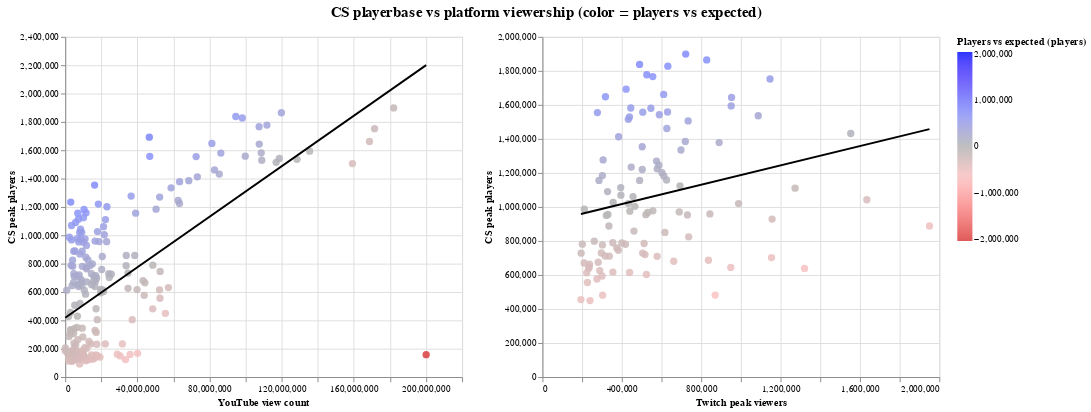

Here is the notebook cell this chart was saved with:
### Code cell
# --- rename only (assumes your inputs are already cleaned)
yt = merged_cs_youtube[['month','peak','viewCount']].rename(columns={'peak':'cs','viewCount':'youtube'}).copy()
tw = merged_cs_twitch[['month','peak','peak viewers']].rename(columns={'peak':'cs','peak viewers':'twitch'}).copy()

# ensure datetime (for tooltip only)
yt['month'] = pd.to_datetime(yt['month'], errors='coerce')
tw['month'] = pd.to_datetime(tw['month'], errors='coerce')

def make_scatter_players_legend(df, xcol, xtitle):
    df = df.copy()
    df[xcol] = pd.to_numeric(df[xcol], errors='coerce')
    df['cs']  = pd.to_numeric(df['cs'],  errors='coerce')
    df = df.dropna(subset=[xcol, 'cs'])

    x = df[xcol].to_numpy(float); y = df['cs'].to_numpy(float)
    m, b = np.polyfit(x, y, 1)
    df['pred_cs']  = m*df[xcol] + b
    df['resid_cs'] = df['cs'] - df['pred_cs']

    # symmetric color domain around 0
    M = float(max(abs(df['resid_cs'].min()), abs(df['resid_cs'].max())))

    pts = alt.Chart(df).mark_circle(size=60, opacity=0.85).encode(
        x=alt.X(f'{xcol}:Q', title=xtitle),
        y=alt.Y('cs:Q', title='CS peak players'),
        color=alt.Color('resid_cs:Q',
                        title='Players vs expected (players)',
                        scale=alt.Scale(domain=[-M, -2*M/3, -M/3, 0, M/3, 2*M/3, M],
                                        range=["#D93D3D", "#F88383", "#FCC2C2", "#B4B4B4", "#8B96F8", "#5F4EFA", "#0011FC"]),
                        legend=alt.Legend(format=',d')),
        tooltip=[
            alt.Tooltip('month:T', title='Month', format='%Y %b'),
            alt.Tooltip(f'{xcol}:Q', title=xtitle, format=','),
            alt.Tooltip('cs:Q',      title='CS players', format=','),
            alt.Tooltip('pred_cs:Q', title='Predicted players', format=',.0f'),
            alt.Tooltip('resid_cs:Q',title='Residual (players)', format=',.0f'),
        ]
    ).properties(width=420, height=360)

    line = alt.Chart(pd.DataFrame({
        'x':[df[xcol].min(), df[xcol].max()],
        'y':[m*df[xcol].min()+b, m*df[xcol].max()+b]
    })).mark_line(color="#000000").encode(x='x:Q', y='y:Q')

    return pts + line


left  = make_scatter_players_legend(yt, 'youtube', 'YouTube view count')
right = make_scatter_players_legend(tw, 'twitch',  'Twitch peak viewers')


combo = (left | right).configure_title(anchor='middle').properties(
    title=alt.TitleParams(
        text='CS playerbase vs platform viewership (color = players vs expected)',
        anchor='middle',   # center it
        offset=12,         # spacing from the plots
        fontSize=16
    )
)

combo

### Figure 1 — Vega-Lite specification as saved in the notebook (floating-point values rounded to 4 significant figures; data arrays with more than 128 entries replaced by an {"elided": "..."} marker saying what was removed)
{"$schema": "https://vega.github.io/schema/vega-lite/v5.20.1.json", "config": {"title": {"anchor": "middle"}, "view": {"continuousHeight": 300, "continuousWidth": 300}}, "datasets": {"data-53ca6988f35aa42ae41f624065fdb9f0": [{"x": 194122, "y": 958800.0}, {"x": 1950442, "y": 1457000.0}], "data-5ae5b227b58466ff801b606f8ab4a40e": {"elided": "224 records"}, "data-7f92a3d540f44d42fef6ceb1dcb17c5c": [{"cs": 888099, "month": "2021-10-01T00:00:00", "pred_cs": 1457000.0, "resid_cs": -569300.0, "twitch": 1950442}, {"cs": 1042536, "month": "2022-04-01T00:00:00", "pred_cs": 1368000.0, "resid_cs": -325200.0, "twitch": 1634605}, {"cs": 1431938, "month": "2024-02-01T00:00:00", "pred_cs": 1345000.0, "resid_cs": 87140.0, "twitch": 1553750}, {"cs": 638526, "month": "2017-12-01T00:00:00", "pred_cs": 1279000.0, "resid_cs": -640100.0, "twitch": 1320676}, {"cs": 1110627, "month": "2022-10-01T00:00:00", "pred_cs": 1265000.0, "resid_cs": -154500.0, "twitch": 1273072}, {"cs": 928566, "month": "2022-06-01T00:00:00", "pred_cs": 1232000.0, "resid_cs": -303700.0, "twitch": 1157283}, {"cs": 702226, "month": "2016-12-01T00:00:00", "pred_cs": 1231000.0, "resid_cs": -529100.0, "twitch": 1154232}, {"cs": 1752347, "month": "2025-05-01T00:00:00", "pred_cs": 1229000.0, "resid_cs": 523100.0, "twitch": 1146827}, {"cs": 1536102, "month": "2023-04-01T00:00:00", "pred_cs": 1212000.0, "resid_cs": 323700.0, "twitch": 1087551}, {"cs": 1019800, "month": "2022-01-01T00:00:00", "pred_cs": 1184000.0, "resid_cs": -164500.0, "twitch": 988449}, {"cs": 1643797, "month": "2025-01-01T00:00:00", "pred_cs": 1174000.0, "resid_cs": 469600.0, "twitch": 952930}, {"cs": 1593726, "month": "2024-11-01T00:00:00", "pred_cs": 1174000.0, "resid_cs": 420000.0, "twitch": 951116}, {"cs": 644596, "month": "2017-06-01T00:00:00", "pred_cs": 1173000.0, "resid_cs": -528500.0, "twitch": 949075}, {"cs": 1378327, "month": "2023-02-01T00:00:00", "pred_cs": 1156000.0, "resid_cs": 221800.0, "twitch": 890512}, {"cs": 481746, "month": "2018-08-01T00:00:00", "pred_cs": 1151000.0, "resid_cs": -669100.0, "twitch": 870470}, {"cs": 959235, "month": "2020-02-01T00:00:00", "pred_cs": 1143000.0, "resid_cs": -184000.0, "twitch": 843931}, {"cs": 686703, "month": "2019-02-01T00:00:00", "pred_cs": 1141000.0, "resid_cs": -454500.0, "twitch": 836577}, {"cs": 1864428, "month": "2025-03-01T00:00:00", "pred_cs": 1139000.0, "resid_cs": 725800.0, "twitch": 827726}, {"cs": 824180, "month": "2021-08-01T00:00:00", "pred_cs": 1113000.0, "resid_cs": -288700.0, "twitch": 736929}, {"cs": 1506027, "month": "2025-07-01T00:00:00", "pred_cs": 1112000.0, "resid_cs": 393900.0, "twitch": 734295}, {"cs": 953085, "month": "2021-06-01T00:00:00", "pred_cs": 1111000.0, "resid_cs": -158000.0, "twitch": 730453}, {"cs": 1898525, "month": "2025-04-01T00:00:00", "pred_cs": 1109000.0, "resid_cs": 789900.0, "twitch": 722031}, {"cs": 1385446, "month": "2024-07-01T00:00:00", "pred_cs": 1108000.0, "resid_cs": 277400.0, "twitch": 719996}, {"cs": 1334752, "month": "2024-01-01T00:00:00", "pred_cs": 1102000.0, "resid_cs": 232900.0, "twitch": 698049}, {"cs": 1124191, "month": "2022-09-01T00:00:00", "pred_cs": 1100000.0, "resid_cs": 23700.0, "twitch": 693262}, {"cs": 970788, "month": "2021-09-01T00:00:00", "pred_cs": 1099000.0, "resid_cs": -128600.0, "twitch": 689355}, {"cs": 680892, "month": "2019-08-01T00:00:00", "pred_cs": 1092000.0, "resid_cs": -410600.0, "twitch": 661722}, {"cs": 1827625, "month": "2025-02-01T00:00:00", "pred_cs": 1083000.0, "resid_cs": 744500.0, "twitch": 631990}, {"cs": 1558198, "month": "2024-06-01T00:00:00", "pred_cs": 1083000.0, "resid_cs": 475500.0, "twitch": 630445}, {"cs": 1461132, "month": "2024-08-01T00:00:00", "pred_cs": 1082000.0, "resid_cs": 379500.0, "twitch": 626902}, {"cs": 1158553, "month": "2021-01-01T00:00:00", "pred_cs": 1081000.0, "resid_cs": 77300.0, "twitch": 625487}, {"cs": 850328, "month": "2020-01-01T00:00:00", "pred_cs": 1079000.0, "resid_cs": -228600.0, "twitch": 617143}, {"cs": 1182193, "month": "2021-04-01T00:00:00", "pred_cs": 1077000.0, "resid_cs": 104900.0, "twitch": 611693}, {"cs": 1661558, "month": "2024-05-01T00:00:00", "pred_cs": 1077000.0, "resid_cs": 584400.0, "twitch": 610953}, {"cs": 1201522, "month": "2020-12-01T00:00:00", "pred_cs": 1075000.0, "resid_cs": 126900.0, "twitch": 602155}, {"cs": 1542231, "month": "2023-03-01T00:00:00", "pred_cs": 1071000.0, "resid_cs": 471300.0, "twitch": 589121}, {"cs": 1245840, "month": "2023-07-01T00:00:00", "pred_cs": 1070000.0, "resid_cs": 175600.0, "twitch": 586548}, {"cs": 1224207, "month": "2023-01-01T00:00:00", "pred_cs": 1068000.0, "resid_cs": 156300.0, "twitch": 578423}, {"cs": 709468, "month": "2017-09-01T00:00:00", "pred_cs": 1068000.0, "resid_cs": -358300.0, "twitch": 577878}, {"cs": 1269874, "month": "2020-03-01T00:00:00", "pred_cs": 1067000.0, "resid_cs": 203000.0, "twitch": 574885}, {"cs": 977120, "month": "2020-10-01T00:00:00", "pred_cs": 1062000.0, "resid_cs": -84550.0, "twitch": 556546}, {"cs": 1766572, "month": "2025-06-01T00:00:00", "pred_cs": 1062000.0, "resid_cs": 705000.0, "twitch": 556026}, {"cs": 1580157, "month": "2023-09-01T00:00:00", "pred_cs": 1059000.0, "resid_cs": 521300.0, "twitch": 546449}, {"cs": 967548, "month": "2021-11-01T00:00:00", "pred_cs": 1054000.0, "resid_cs": -86810.0, "twitch": 530769}, {"cs": 1777329, "month": "2024-12-01T00:00:00", "pred_cs": 1053000.0, "resid_cs": 724300.0, "twitch": 525938}, {"cs": 602806, "month": "2019-07-01T00:00:00", "pred_cs": 1052000.0, "resid_cs": -449600.0, "twitch": 523956}, {"cs": 954908, "month": "2022-05-01T00:00:00", "pred_cs": 1052000.0, "resid_cs": -96730.0, "twitch": 521208}, {"cs": 720255, "month": "2019-01-01T00:00:00", "pred_cs": 1050000.0, "resid_cs": -330100.0, "twitch": 516787}, {"cs": 785343, "month": "2017-02-01T00:00:00", "pred_cs": 1049000.0, "resid_cs": -263800.0, "twitch": 512456}, {"cs": 1557039, "month": "2023-08-01T00:00:00", "pred_cs": 1047000.0, "resid_cs": 509800.0, "twitch": 505586}, {"cs": 728848, "month": "2018-02-01T00:00:00", "pred_cs": 1047000.0, "resid_cs": -318200.0, "twitch": 504991}, {"cs": 1220085, "month": "2020-05-01T00:00:00", "pred_cs": 1046000.0, "resid_cs": 173700.0, "twitch": 502764}, {"cs": 1354060, "month": "2020-04-01T00:00:00", "pred_cs": 1046000.0, "resid_cs": 307700.0, "twitch": 502637}, {"cs": 1156160, "month": "2021-02-01T00:00:00", "pred_cs": 1043000.0, "resid_cs": 113400.0, "twitch": 489826}, {"cs": 1837896, "month": "2023-05-01T00:00:00", "pred_cs": 1043000.0, "resid_cs": 795200.0, "twitch": 489612}, {"cs": 1003755, "month": "2020-09-01T00:00:00", "pred_cs": 1036000.0, "resid_cs": -32120.0, "twitch": 465673}, {"cs": 858017, "month": "2017-01-01T00:00:00", "pred_cs": 1035000.0, "resid_cs": -176600.0, "twitch": 461337}, {"cs": 1060765, "month": "2022-08-01T00:00:00", "pred_cs": 1033000.0, "resid_cs": 27500.0, "twitch": 456477}, {"cs": 1234187, "month": "2021-03-01T00:00:00", "pred_cs": 1031000.0, "resid_cs": 203500.0, "twitch": 447255}, {"cs": 1581554, "month": "2025-08-01T00:00:00", "pred_cs": 1030000.0, "resid_cs": 551500.0, "twitch": 445214}, {"cs": 974624, "month": "2021-12-01T00:00:00", "pred_cs": 1029000.0, "resid_cs": -54100.0, "twitch": 440489}, {"cs": 614513, "month": "2019-06-01T00:00:00", "pred_cs": 1028000.0, "resid_cs": -413800.0, "twitch": 439125}, {"cs": 1529352, "month": "2024-10-01T00:00:00", "pred_cs": 1028000.0, "resid_cs": 501200.0, "twitch": 438615}, {"cs": 1019747, "month": "2022-03-01T00:00:00", "pred_cs": 1027000.0, "resid_cs": -6906.0, "twitch": 433195}, {"cs": 1515033, "month": "2024-09-01T00:00:00", "pred_cs": 1027000.0, "resid_cs": 488500.0, "twitch": 432847}, {"cs": 1692482, "month": "2023-06-01T00:00:00", "pred_cs": 1023000.0, "resid_cs": 669100.0, "twitch": 421682}, {"cs": 780831, "month": "2017-03-01T00:00:00", "pred_cs": 1022000.0, "resid_cs": -241600.0, "twitch": 418276}, {"cs": 788128, "month": "2021-07-01T00:00:00", "pred_cs": 1017000.0, "resid_cs": -229000.0, "twitch": 399637}, {"cs": 1069121, "month": "2020-11-01T00:00:00", "pred_cs": 1016000.0, "resid_cs": 53210.0, "twitch": 395368}, {"cs": 1114107, "month": "2021-05-01T00:00:00", "pred_cs": 1016000.0, "resid_cs": 98440.0, "twitch": 394499}, {"cs": 1412825, "month": "2023-10-01T00:00:00", "pred_cs": 1013000.0, "resid_cs": 400100.0, "twitch": 383963}, {"cs": 745425, "month": "2019-09-01T00:00:00", "pred_cs": 1012000.0, "resid_cs": -266900.0, "twitch": 382770}, {"cs": 758776, "month": "2018-01-01T00:00:00", "pred_cs": 1010000.0, "resid_cs": -251300.0, "twitch": 374721}, {"cs": 1026057, "month": "2022-02-01T00:00:00", "pred_cs": 1005000.0, "resid_cs": 21190.0, "twitch": 356457}, {"cs": 616941, "month": "2019-05-01T00:00:00", "pred_cs": 1004000.0, "resid_cs": -387500.0, "twitch": 354909}, {"cs": 789463, "month": "2019-11-01T00:00:00", "pred_cs": 1004000.0, "resid_cs": -214900.0, "twitch": 354673}, {"cs": 710912, "month": "2018-03-01T00:00:00", "pred_cs": 999300.0, "resid_cs": -288400.0, "twitch": 336839}, {"cs": 887871, "month": "2020-07-01T00:00:00", "pred_cs": 998800.0, "resid_cs": -110900.0, "twitch": 335027}, {"cs": 955869, "month": "2020-08-01T00:00:00", "pred_cs": 997400.0, "resid_cs": -41510.0, "twitch": 330089}, {"cs": 1090343, "month": "2022-12-01T00:00:00", "pred_cs": 996800.0, "resid_cs": 93510.0, "twitch": 328157}, {"cs": 950395, "month": "2022-07-01T00:00:00", "pred_cs": 995100.0, "resid_cs": -44710.0, "twitch": 322087}, {"cs": 1647977, "month": "2024-04-01T00:00:00", "pred_cs": 993800.0, "resid_cs": 654200.0, "twitch": 317538}, {"cs": 711735, "month": "2019-03-01T00:00:00", "pred_cs": 993400.0, "resid_cs": -281700.0, "twitch": 316041}, {"cs": 1276429, "month": "2023-12-01T00:00:00", "pred_cs": 990500.0, "resid_cs": 285900.0, "twitch": 305821}, {"cs": 481392, "month": "2018-05-01T00:00:00", "pred_cs": 989800.0, "resid_cs": -508400.0, "twitch": 303388}, {"cs": 776751, "month": "2019-10-01T00:00:00", "pred_cs": 989500.0, "resid_cs": -212700.0, "twitch": 302229}, {"cs": 1184525, "month": "2023-11-01T00:00:00", "pred_cs": 989400.0, "resid_cs": 195100.0, "twitch": 302110}, {"cs": 594113, "month": "2018-10-01T00:00:00", "pred_cs": 989000.0, "resid_cs": -394900.0, "twitch": 300573}, {"cs": 729279, "month": "2017-05-01T00:00:00", "pred_cs": 987900.0, "resid_cs": -258600.0, "twitch": 296775}, {"cs": 626044, "month": "2017-08-01T00:00:00", "pred_cs": 985600.0, "resid_cs": -359500.0, "twitch": 288573}, {"cs": 1156226, "month": "2022-11-01T00:00:00", "pred_cs": 984600.0, "resid_cs": 171700.0, "twitch": 284991}, {"cs": 674835, "month": "2017-10-01T00:00:00", "pred_cs": 983500.0, "resid_cs": -308600.0, "twitch": 281142}, {"cs": 1555064, "month": "2024-03-01T00:00:00", "pred_cs": 982300.0, "resid_cs": 572800.0, "twitch": 277008}, {"cs": 576288, "month": "2018-11-01T00:00:00", "pred_cs": 981700.0, "resid_cs": -405400.0, "twitch": 274858}, {"cs": 798764, "month": "2019-12-01T00:00:00", "pred_cs": 977800.0, "resid_cs": -179000.0, "twitch": 261130}, {"cs": 449409, "month": "2018-06-01T00:00:00", "pred_cs": 971700.0, "resid_cs": -522300.0, "twitch": 239670}, {"cs": 664428, "month": "2016-11-01T00:00:00", "pred_cs": 971000.0, "resid_cs": -306600.0, "twitch": 237149}, {"cs": 647906, "month": "2019-04-01T00:00:00", "pred_cs": 970800.0, "resid_cs": -322900.0, "twitch": 236322}, {"cs": 638295, "month": "2017-11-01T00:00:00", "pred_cs": 969700.0, "resid_cs": -331400.0, "twitch": 232638}, {"cs": 556019, "month": "2018-04-01T00:00:00", "pred_cs": 968000.0, "resid_cs": -412000.0, "twitch": 226561}, {"cs": 612880, "month": "2018-09-01T00:00:00", "pred_cs": 967000.0, "resid_cs": -354100.0, "twitch": 223168}, {"cs": 986980, "month": "2020-06-01T00:00:00", "pred_cs": 963600.0, "resid_cs": 23400.0, "twitch": 211031}, {"cs": 670361, "month": "2017-07-01T00:00:00", "pred_cs": 963300.0, "resid_cs": -293000.0, "twitch": 210176}, {"cs": 781335, "month": "2018-12-01T00:00:00", "pred_cs": 960700.0, "resid_cs": -179400.0, "twitch": 201034}, {"cs": 728537, "month": "2017-04-01T00:00:00", "pred_cs": 959000.0, "resid_cs": -230500.0, "twitch": 194939}, {"cs": 455676, "month": "2018-07-01T00:00:00", "pred_cs": 958800.0, "resid_cs": -503100.0, "twitch": 194122}], "data-ea7653e0ca7f2916ec400082c7631589": [{"x": 19415, "y": 418000.0}, {"x": 200082263, "y": 2201000.0}]}, "hconcat": [{"height": 360, "layer": [{"data": {"name": "data-5ae5b227b58466ff801b606f8ab4a40e"}, "encoding": {"color": {"field": "resid_cs", "legend": {"format": ",d"}, "scale": {"domain": [-2042000.0, -1362000.0, -680800.0, 0, 680800.0, 1362000.0, 2042000.0], "range": ["#D93D3D", "#F88383", "#FCC2C2", "#B4B4B4", "#8B96F8", "#5F4EFA", "#0011FC"]}, "title": "Players vs expected (players)", "type": "quantitative"}, "tooltip": [{"field": "month", "format": "%Y %b", "title": "Month", "type": "temporal"}, {"field": "youtube", "format": ",", "title": "YouTube view count", "type": "quantitative"}, {"field": "cs", "format": ",", "title": "CS players", "type": "quantitative"}, {"field": "pred_cs", "format": ",.0f", "title": "Predicted players", "type": "quantitative"}, {"field": "resid_cs", "format": ",.0f", "title": "Residual (players)", "type": "quantitative"}], "x": {"field": "youtube", "title": "YouTube view count", "type": "quantitative"}, "y": {"field": "cs", "title": "CS peak players", "type": "quantitative"}}, "mark": {"opacity": 0.85, "size": 60, "type": "circle"}}, {"data": {"name": "data-ea7653e0ca7f2916ec400082c7631589"}, "encoding": {"x": {"field": "x", "type": "quantitative"}, "y": {"field": "y", "type": "quantitative"}}, "mark": {"color": "#000000", "type": "line"}}], "width": 420}, {"height": 360, "layer": [{"data": {"name": "data-7f92a3d540f44d42fef6ceb1dcb17c5c"}, "encoding": {"color": {"field": "resid_cs", "legend": {"format": ",d"}, "scale": {"domain": [-795200.0, -530200.0, -265100.0, 0, 265100.0, 530200.0, 795200.0], "range": ["#D93D3D", "#F88383", "#FCC2C2", "#B4B4B4", "#8B96F8", "#5F4EFA", "#0011FC"]}, "title": "Players vs expected (players)", "type": "quantitative"}, "tooltip": [{"field": "month", "format": "%Y %b", "title": "Month", "type": "temporal"}, {"field": "twitch", "format": ",", "title": "Twitch peak viewers", "type": "quantitative"}, {"field": "cs", "format": ",", "title": "CS players", "type": "quantitative"}, {"field": "pred_cs", "format": ",.0f", "title": "Predicted players", "type": "quantitative"}, {"field": "resid_cs", "format": ",.0f", "title": "Residual (players)", "type": "quantitative"}], "x": {"field": "twitch", "title": "Twitch peak viewers", "type": "quantitative"}, "y": {"field": "cs", "title": "CS peak players", "type": "quantitative"}}, "mark": {"opacity": 0.85, "size": 60, "type": "circle"}}, {"data": {"name": "data-53ca6988f35aa42ae41f624065fdb9f0"}, "encoding": {"x": {"field": "x", "type": "quantitative"}, "y": {"field": "y", "type": "quantitative"}}, "mark": {"color": "#000000", "type": "line"}}], "width": 420}], "title": {"anchor": "middle", "fontSize": 16, "offset": 12, "text": "CS playerbase vs platform viewership (color = players vs expected)"}, "usermeta": {"embedOptions": {"theme": "fivethirtyeight"}}}
